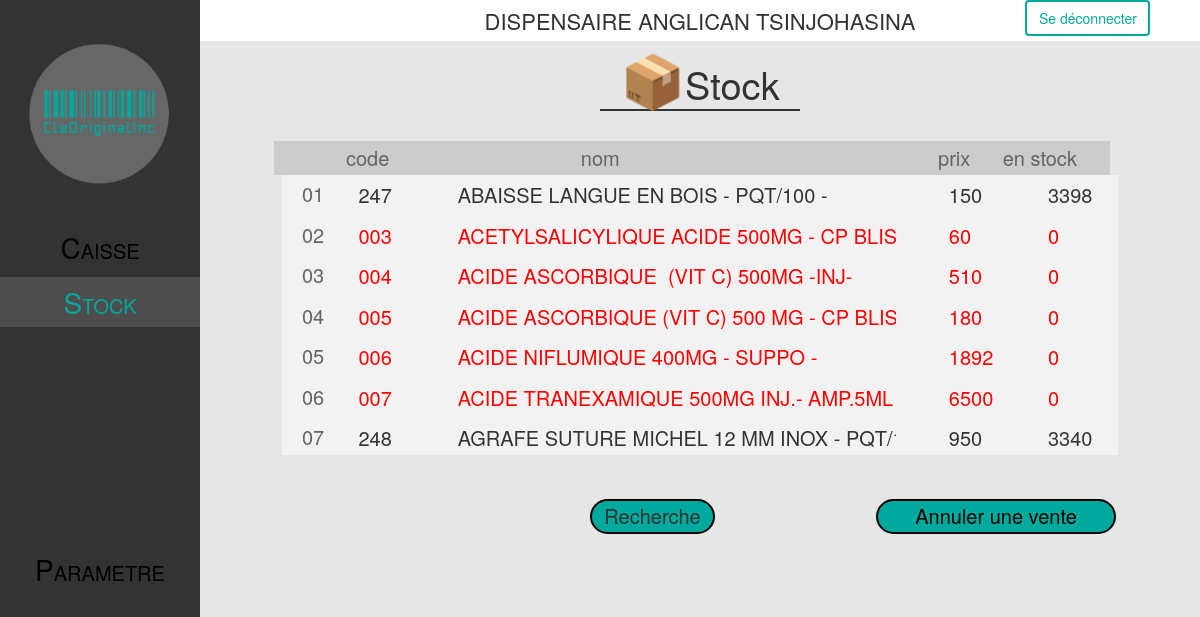
The page /caisse/stock.php on the database as committed earlier.
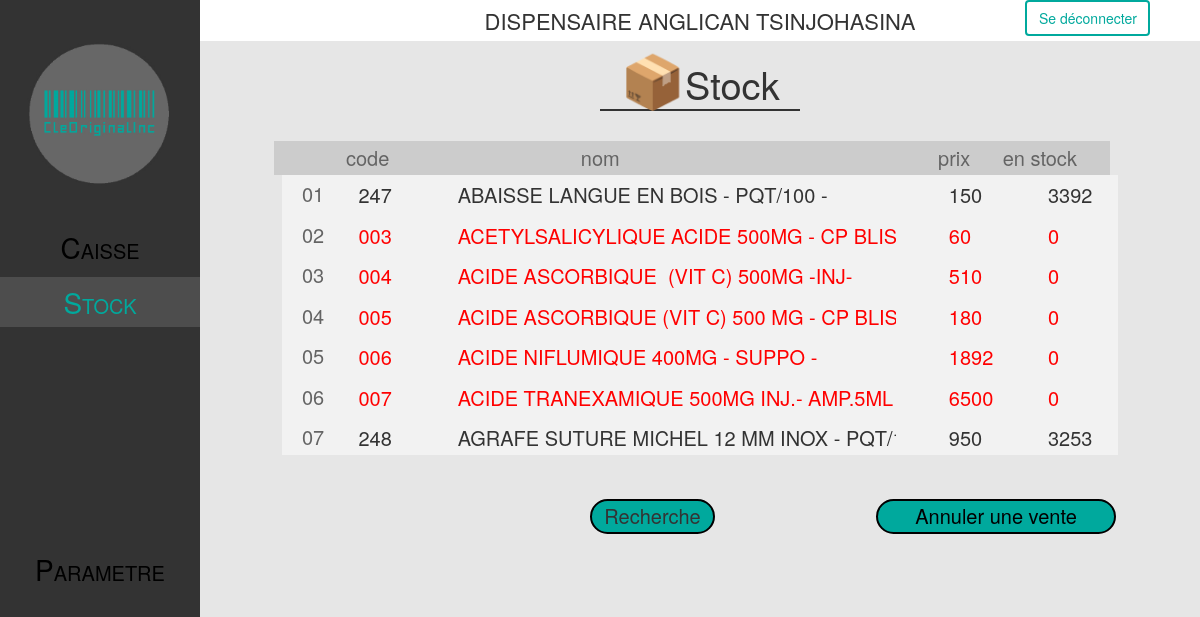
The same page on the database as committed later.
### tables this page shows
CREATE TABLE "tb_produtos" (
	"id"	INTEGER,
	"descricao"	varchar(55),
	"codInterno"	TEXT,
	"codBarras"	int(11),
	"fornecedor"	int(11),
	"custo"	NUMERIC,
	"venda"	NUMERIC,
	"principio"	varchar(55),
	"quantidade"	int(11),
	"benefice"	NUMERIC,
	PRIMARY KEY("id" AUTOINCREMENT)
);

### caisse/stock.php (the view, shortened to what this page needs)
<?php
$db = connect('../pharmacie.db');
$result = $db->prepare("SELECT * FROM tb_produtos ORDER BY descricao ASC");
$result->execute();
$items = $result->fetchAll();
?>
<!DOCTYPE html>
<html lang="en">
<head>
  <link rel="stylesheet" href="https://maxcdn.bootstrapcdn.com/bootstrap/3.3.6/css/bootstrap.min.css">
  <link rel="stylesheet" type="text/css" href="css/liste.css">
  <link rel="stylesheet" type="text/css" href="css/bootstrap.min.css">
</head>
<body>
  <content>
    <div id="Block1" class="col-md-2">
      <img class="logo" src="img/logo.png">
      <ul class="menu">
        <li><a href="index.php"><span class="c">C</span>AISSE</a></li>
        <li><a href="stock.php"><span class="c">S</span>TOCK</a></li>
        <li><a href="parametre.php"><span class="c">P</span>ARAMETRE</a></li>
      </ul>
    </div>
    <div id="Block2" class="col-md-10">
      <div class="bar" align="center">
        <table>
          <td>
            <p class="text">DISPENSAIRE ANGLICAN TSINJOHASINA</p>
          </td>
          <td><button class="btn btn-danger loggout"> <a href="../logout.php">Se déconnecter</a></button></td>
        </table>
      </div>
      <div class="title">
        <p class="titre" style="width: 200px;"><span class="caisse">📦</span>Stock</p>
      </div>
      <div class="other" align="center">
        <ul class="colonne4">
          <li class="code"><a>code</a></li>
          <li class="nm"><a>nom</a></li>
          <li class="prix"><a>prix</a></li>
          <li class="stock"><a>en stock</a></li>
        </ul>
        <div class="liste" style="overflow-y: scroll; max-height: 280px;">
          <?php
          $count = 0;
          foreach ($items as $value) :
            $count++;
            if ($count < 10) {
              $count = '0' . $count;
            } else {
              $count = $count;
            }
          ?>
            <ul class="colonne5">
              <li class="id"><a><?= $count ?></a></li>
              <li><input class="c1" type="text" name="cd" <?= ($value['quantidade'] == 0 ? 'style="color:red"' : ''); ?> value="<?= $value['codInterno'] ?>" placeholder="aucun" disabled></li>
              <li><input class="c2" type="text" name="name" <?= ($value['quantidade'] == 0 ? 'style="color:red"' : ''); ?> value="<?= $value['descricao'] ?>" placeholder="aucun" disabled></li>
              <li><input class="c3" type="text" name="pu" <?= ($value['quantidade'] == 0 ? 'style="color:red"' : ''); ?> value="<?= $value['venda'] ?>" placeholder="0 Ar" disabled></li>
              <li><input class="c4" type="text" name="qt" <?= ($value['quantidade'] == 0 ? 'style="color:red"' : ''); ?> value="<?= $value['quantidade'] ?>" placeholder="00" disabled></li>
            </ul>
          <?php endforeach; ?>
        </div>
      </div>
      <div class="bouton2">
        <button>Recherche</button>
        <button style="width: 240px;"><a href="#">Annuler une vente</a></button>
      </div>
    </div>
  </content>
</body>
</html>

Rows that differ between the two databases and show on the page:
changed tb_produtos "ABAISSE LANGUE EN BOIS - PQT/100 -": qt "3398" → "3392"
changed tb_produtos "AGRAFE SUTURE MICHEL 12 MM INOX - PQT/100 -": qt "3340" → "3253"
